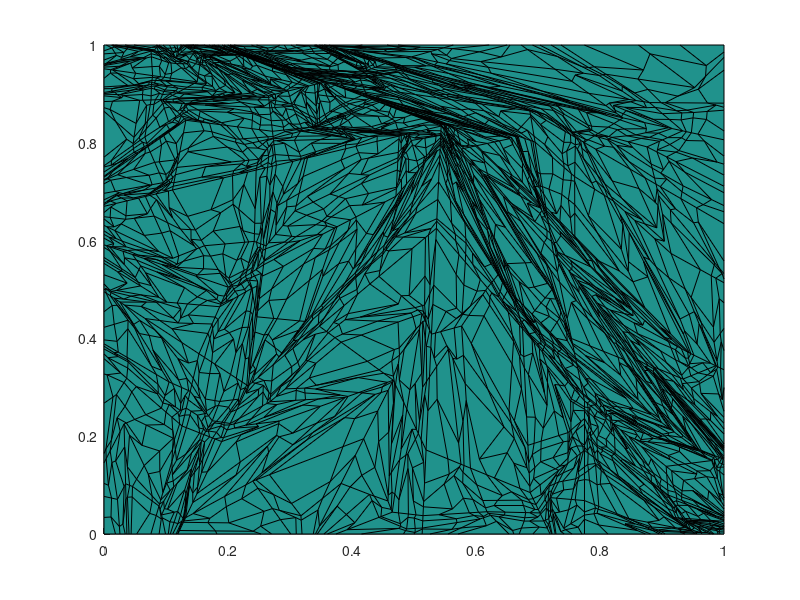
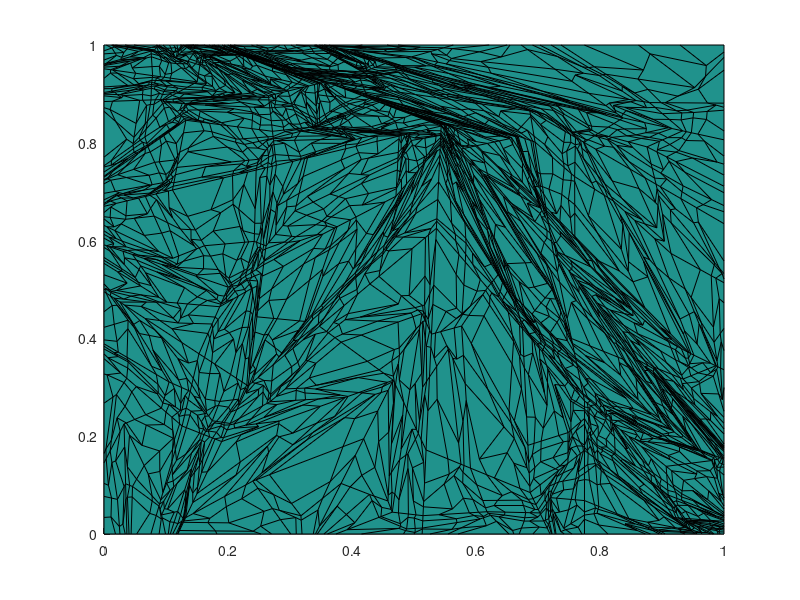
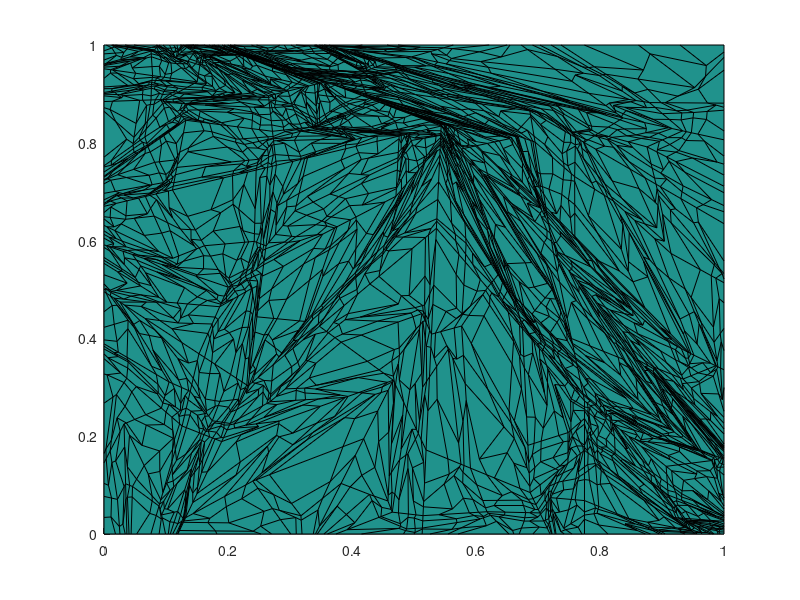

MATLAB code to generate these figures, in order:
clear all; close all; clc;

% This routine generates an nm by nm mesh, commonly known as a
% Shestakov mesh, with 0 < r < rm and 0 < z < zm. The randomness
% is controlled by parameter "a", where 0 <= a <= 0.5. A value of 
% a = 0.5 gives a rectangular % mesh. Boomerang zones are allowed 
% but bowties are not allowed.
%
% Matlab version by Jean C. Ragusa, Texas A&M University, April 1, 2013
% (jean.ragusa@tamu.edu)
%
% based on the original Fortran program by Alek Sheshakov (LLNL); that 
% program is found in: Nuclear Science & Engineering, Vol 105, pp.88-104 
% (1990), "Test Problems in Radiative Transfer Calculations", by A. Shestakov, 
% D. Kershaw, and G. Zimmerman
%
% Many thanks to Michael Hall (LANL) for providing a copy of the F77 
% program


% number of subdivisions of the original rectangle
nc = 6;
% random parameter
a  = 0.15;
% rectangle dimensions
L = 1;
rm = L;
zm = L;

% allocate memory
nm = 2^nc + 1
ind = nm-1;
r=zeros(nm,nm);
z=zeros(nm,nm);

% initialize 4 corners
for i = 0:1
    k = 1 + i*ind;
    for j = 0:1
        l = 1 + j*ind;
        r(k,l) = L*(1-i);
        z(k,l) = L*j;
    end
end

% fill in the rest of the points
for nl = 0:nc-1
    nn = 2^nl;
    inc = ind/nn;
    inch = inc/2;
    for k = 1:nn
        k1 = 1+(k-1)*inc;
        k2 = k1+inc;
        k3 = k1+inch;
        for l = 1:nn
            l1 = 1+(l-1)*inc;
            l2 = l1+inc;
            l3 = l1+inch;
            if (l==1)
                ar = a+rand(1,1)*(1-2*a);
                r(k3,l1) = ar*r(k1,l1)+(1-ar)*r(k2,l1);
                z(k3,l1) = ar*z(k1,l1)+(1-ar)*z(k2,l1);
            end
            ar = a+rand(1,1)*(1-2*a);
            r(k2,l3) = ar*r(k2,l1)+(1-ar)*r(k2,l2);
            z(k2,l3) = ar*z(k2,l1)+(1-ar)*z(k2,l2);
            ar = a+rand(1,1)*(1-2*a);
            r(k3,l2) = ar*r(k1,l2)+(1-ar)*r(k2,l2);
            z(k3,l2) = ar*z(k1,l2)+(1-ar)*z(k2,l2);
            if (k==1)
                ar = a+rand(1,1)*(1-2*a);
                r(k1,l3) = ar*r(k1,l1)+(1-ar)*r(k1,l2);
                z(k1,l3) = ar*z(k1,l1)+(1-ar)*z(k1,l2);
            end
            ar = a+rand(1,1)*(1-2*a);
            br = a+rand(1,1)*(1-2*a);
            r1 = r(k1,l1);
            r2 = r(k2,l1);
            r3 = r(k2,l2);
            r4 = r(k1,l2);
            z1 = z(k1,l1);
            z2 = z(k2,l1);
            z3 = z(k2,l2);
            z4 = z(k1,l2);
            % check for boomerang zones
            det2 = (r2-r1)*(z3-z2)-(r3-r2)*(z2-z1);
            det3 = (r3-r2)*(z4-z3)-(r4-r3)*(z3-z2);
            det4 = (r4-r3)*(z1-z4)-(r1-r4)*(z4-z3);
            det1 = (r1-r4)*(z2-z1)-(r2-r1)*(z1-z4);
            if (det2>0)
                d = (r4-r3)*(z2-z1)-(r2-r1)*(z4-z3);
                r3p = ((r2-r1)*(r4*z3-r3*z4)-(r4-r3)*(r2*z1-r1*z2))/d;
                z3p = ((z2-z1)*(r4*z3-r3*z4)-(z4-z3)*(r2*z1-r1*z2))/d;
                d = (r4-r1)*(z2-z3)-(r2-r3)*(z4-z1);
                r1p = ((r2-r3)*(r4*z1-r1*z4)-(r4-r1)*(r2*z3-r3*z2))/d;
                z1p = ((z2-z3)*(r4*z1-r1*z4)-(z4-z1)*(r2*z3-r3*z2))/d;
                r3 = r3p;
                z3 = z3p;
                r1 = r1p;
                z1 = z1p;
            elseif (det3>0)
                d = (r1-r4)*(z3-z2)-(r3-r2)*(z1-z4);
                r4p = ((r3-r2)*(r1*z4-r4*z1)-(r1-r4)*(r3*z2-r2*z3))/d;
                z4p = ((z3-z2)*(r1*z4-r4*z1)-(z1-z4)*(r3*z2-r2*z3))/d;
                d = (r1-r2)*(z3-z4)-(r3-r4)*(z1-z2);
                r2p = ((r3-r4)*(r1*z2-r2*z1)-(r1-r2)*(r3*z4-r4*z3))/d;
                z2p = ((z3-z4)*(r1*z2-r2*z1)-(z1-z2)*(r3*z4-r4*z3))/d;
                r4 = r4p;
                z4 = z4p;
                r2 = r2p;
                z2 = z2p;
            elseif (det4>0)
                d = (r2-r1)*(z4-z3)-(r4-r3)*(z2-z1);
                r1p = ((r4-r3)*(r2*z1-r1*z2)-(r2-r1)*(r4*z3-r3*z4))/d;
                z1p = ((z4-z3)*(r2*z1-r1*z2)-(z2-z1)*(r4*z3-r3*z4))/d;
                d = (r2-r3)*(z4-z1)-(r4-r1)*(z2-z3);
                r3p = ((r4-r1)*(r2*z3-r3*z2)-(r2-r3)*(r4*z1-r1*z4))/d;
                z3p = ((z4-z1)*(r2*z3-r3*z2)-(z2-z3)*(r4*z1-r1*z4))/d;
                r1 = r1p;
                z1 = z1p;
                r3 = r3p;
                z3 = z3p;
            elseif (det1>0)
                d = (r3-r2)*(z1-z4)-(r1-r4)*(z3-z2);
                r2p = ((r1-r4)*(r3*z2-r2*z3)-(r3-r2)*(r1*z4-r4*z1))/d;
                z2p = ((z1-z4)*(r3*z2-r2*z3)-(z3-z2)*(r1*z4-r4*z1))/d;
                d = (r3-r4)*(z1-z2)-(r1-r2)*(z3-z4);
                r4p = ((r1-r2)*(r3*z4-r4*z3)-(r3-r4)*(r1*z2-r2*z1))/d;
                z4p = ((z1-z2)*(r3*z4-r4*z3)-(z3-z4)*(r1*z2-r2*z1))/d;
                r2 = r2p;
                z2 = z2p;
                r4 = r4p;
                z4 = z4p;
            end
            r(k3,l3) = ar*br*r1 + ar*(1-br)*r4 + (1-ar)*br*r2 + (1-ar)*(1-br)*r3;
            z(k3,l3) = ar*br*z1 + ar*(1-br)*z4 + (1-ar)*br*z2 + (1-ar)*(1-br)*z3;
        end
    end
end

% plotting in matlab
figure(1)
surf(r,z,ones(nm,nm))
view(0,90)

output_file1=strcat('.\figs\shestakov_quad_nc',int2str(nc),'_a',num2str(a));
print('-dpdf',strcat(output_file1,'.pdf'));
print('-dpng',strcat(output_file1,'.png'));
saveas(gcf,strcat(output_file1,'.fig'),'fig');


%---------------------------------------------
% save txt file
matID=1;
srcID=1;

% date and time;
[yr, mo, da, hr, mi, s] = datevec(now);

%%%%%%%%%%%%%%%%%%%%%
output_file1=strcat(output_file1,'.txt')
fid=fopen(output_file1,'w');

fprintf(fid,'# Date: %d/%d/%d   Time: %d:%d\n', mo, da, yr, hr, mi);

fprintf(fid,'# dimensions \n');
fprintf(fid,'%g %g \n',L,L);

n = (nm-1);
ncells = n*n;

fprintf(fid,'# connectivity \n');
fprintf(fid,'%d\n',ncells);
for iel=1:ncells
    skip = 4*(iel-1);
    i1 = skip + 1;
    i2 = skip + 2;
    i3 = skip + 3;
    i4 = skip + 4;
    fprintf(fid,'%d %d %d %d %d %d %d \n',4,i1,i2,i3,i4,matID,srcID);
end

fprintf(fid,'# DG vertices (counter-clockwise) \n');
fprintf(fid,'%d\n',4*ncells);
for i=1:n
    for j=1:n
        fprintf(fid,' %g %g \n %g %g \n %g %g \n %g %g \n',...
            r(i,j)    ,z(i,j)    ,...
            r(i,j+1)  ,z(i,j+1)  ,...
            r(i+1,j+1),z(i+1,j+1),...
            r(i+1,j)  ,z(i+1,j)  );
    end
end

fprintf(fid,'# grid vertices (counter-clockwise) \n');
fprintf(fid,'%d\n',(n+1)^2);
for i=1:n+1
    for j=1:n+1
        fprintf(fid,'%g %g \n',r(i,j),z(i,j) );
    end
end

fclose(fid)



%%%%%%%%%%%%%%%%%%%%%
%
%
BT=true;
% old mesh output
% % % %%%%%%%%%%%%%%%%%%%%%
if BT
matID=0;
srcID=0;
%%%%%%%%%%%%%%%%%%%%%
output_file1=strcat(output_file1,'_BT_','.txt')
fid=fopen(output_file1,'w');
fprintf(fid,'%s\n','polygon');
n2=(nm-1)^2;
fprintf(fid,'%d\n',n2);
for i=1:nm-1
    for j=1:nm-1
        fprintf(fid,'%d %g %g %g %g %g %g %g %g  %d %d \n',4,r(i,j)    ,z(i,j)    ,...
                                                             r(i,j+1)  ,z(i,j+1)  ,...
                                                             r(i+1,j+1),z(i+1,j+1),...
                                                             r(i+1,j)  ,z(i+1,j)  ,matID,srcID);
    end
end 
fclose(fid)
end
% % % %%%%%%%%%%%%%%%%%%%%%
% % % 
